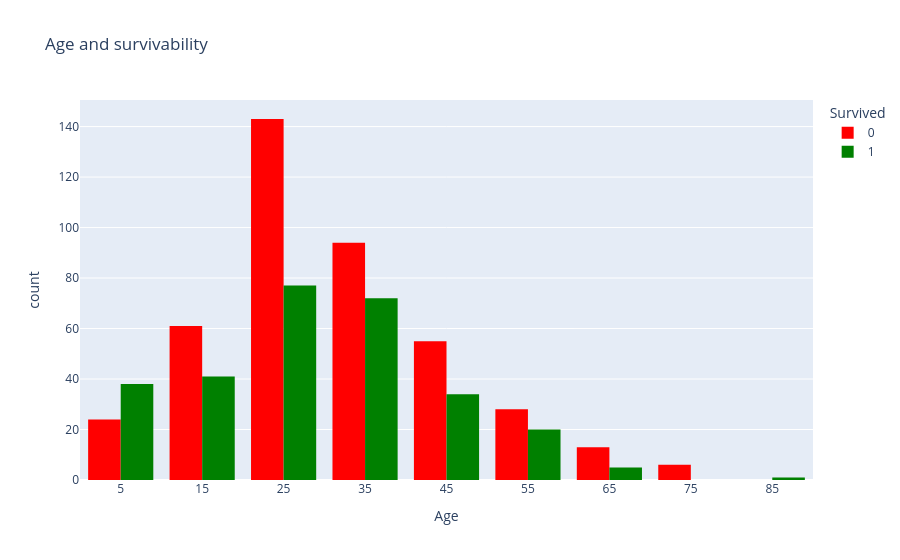

Notebook cell for this chart:
### Code cell
age_surv = px.histogram(
    df,
    x='Age',
    color_discrete_map={1:'green',0:'red'},
    color='Survived',
    barmode='group',
    title='Age and survivability',
)
age_surv.update_traces(
    xbins=dict(
    start=0,end=82,size=10),
    autobinx=False
                      )
age_surv.show()

### Figure 1 — Plotly figure (JSON) as saved in the notebook; plotly's stock layout.template omitted (floating-point values rounded to 4 significant figures; data arrays with more than 128 entries replaced by an {"elided": "..."} marker saying what was removed)
{"data": [{"alignmentgroup": "True", "autobinx": false, "bingroup": "x", "hovertemplate": "Survived=0<br>Age=%{x}<br>count=%{y}<extra></extra>", "legendgroup": "0", "marker": {"color": "red", "pattern": {"shape": ""}}, "name": "0", "offsetgroup": "0", "orientation": "v", "showlegend": true, "type": "histogram", "x": {"elided": "549 float values"}, "xaxis": "x", "xbins": {"end": 82, "size": 10, "start": 0}, "yaxis": "y"}, {"alignmentgroup": "True", "autobinx": false, "bingroup": "x", "hovertemplate": "Survived=1<br>Age=%{x}<br>count=%{y}<extra></extra>", "legendgroup": "1", "marker": {"color": "green", "pattern": {"shape": ""}}, "name": "1", "offsetgroup": "1", "orientation": "v", "showlegend": true, "type": "histogram", "x": {"elided": "340 float values"}, "xaxis": "x", "xbins": {"end": 82, "size": 10, "start": 0}, "yaxis": "y"}], "layout": {"barmode": "group", "legend": {"title": {"text": "Survived"}, "tracegroupgap": 0}, "title": {"text": "Age and survivability"}, "xaxis": {"anchor": "y", "domain": [0, 1], "title": {"text": "Age"}}, "yaxis": {"anchor": "x", "domain": [0, 1], "title": {"text": "count"}}}}
